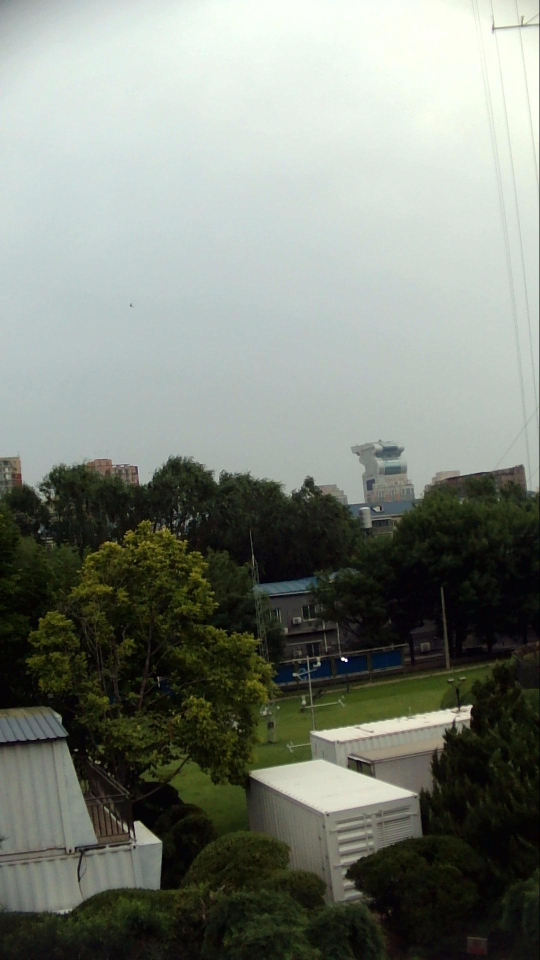
#> input picture imgs/Beijing_20190530051212642_PM=22.jpg, 1080 x 1920 px (shown at 1/2 size); its folder holds only this picture in this run
$ python -i dcp.py   (imports and definitions only)
#> lines starting #> are read from the running program, lines starting #| are printed output that depends on the picture
"""https://github.com/He-Zhang/image_dehaze"""
import os
import cv2
import PIL
from PIL import Image, ImageOps
import numpy as np


# opencv crop ----------------------------------------------
cropping = False
x_start, y_start, x_end, y_end = 0, 0, 0, 0
oriImage = None
rois = []


# [35 lines left out: functions mouse_crop, SaturationMap, CAPMap, not called in this run]


def DarkChannel(im, win=15):
    """ 求暗通道图
    :param im: 输入 3 通道图
    :param win: 图像腐蚀窗口, [win x win]
    :return: 暗通道图
    """
#> called with win = 15
    if isinstance(im, PIL.Image.Image):
        im = cv2.cvtColor(np.asarray(im), cv2.COLOR_RGB2BGR)

    b, g, r = cv2.split(im)
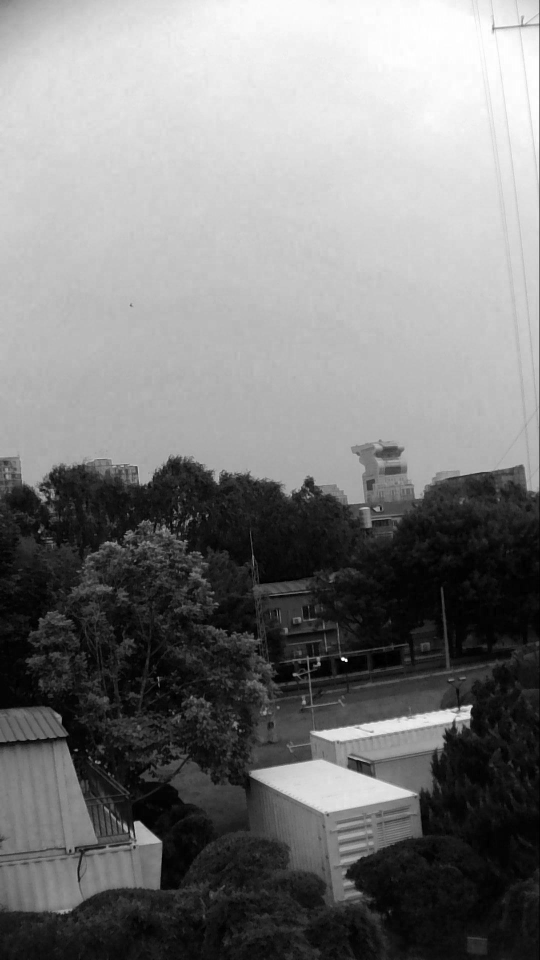
#> b: shape (1920, 1080) (shown at 1/2 size); min 0, max 255, mean 124.5
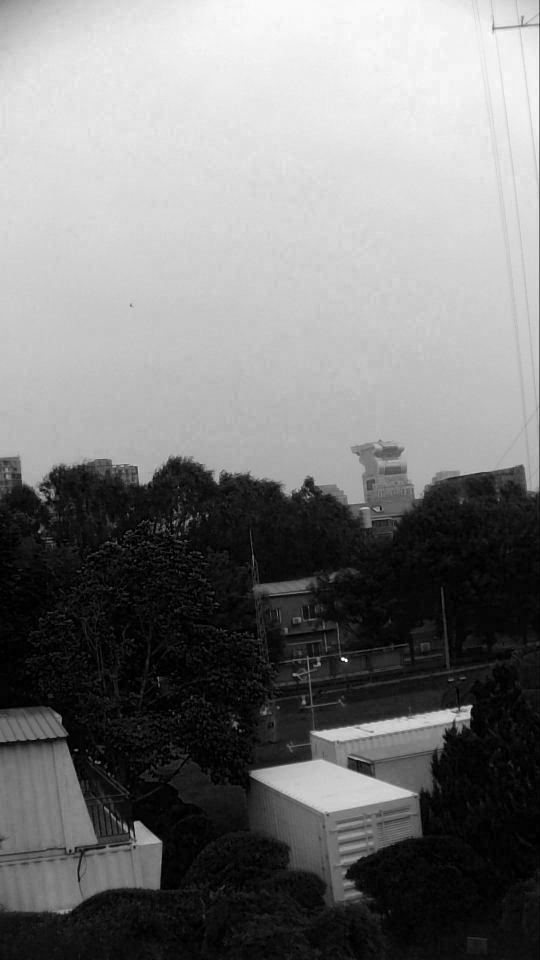
#> r: shape (1920, 1080) (shown at 1/2 size); min 0, max 255, mean 121
    dc = cv2.min(cv2.min(r, g), b)
    kernel = cv2.getStructuringElement(cv2.MORPH_RECT, (win, win))  # 结构元素
    dark = cv2.erode(dc, kernel)                                    # 腐蚀操作
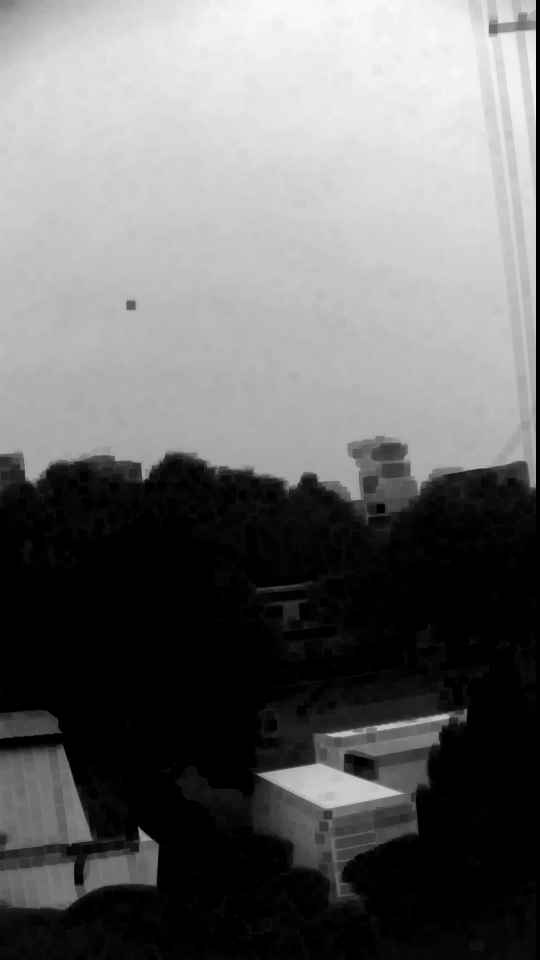
#> dark: shape (1920, 1080) (shown at 1/2 size); min 0, max 249, mean 106.7
    return Image.fromarray(dark, mode='L')


# [22 lines left out: functions ShowImage, cropImage, not called in this run]


# [36 lines not run here, left out]

>>> import cv2
>>> picture = cv2.cvtColor(cv2.imread('../imgs/Beijing_20190530051212642_PM=22.jpg'), cv2.COLOR_BGR2RGB)
>>> result = DarkChannel(picture)

$ run again, on imgs/Beijing_20191209132043910_PM=186.jpg
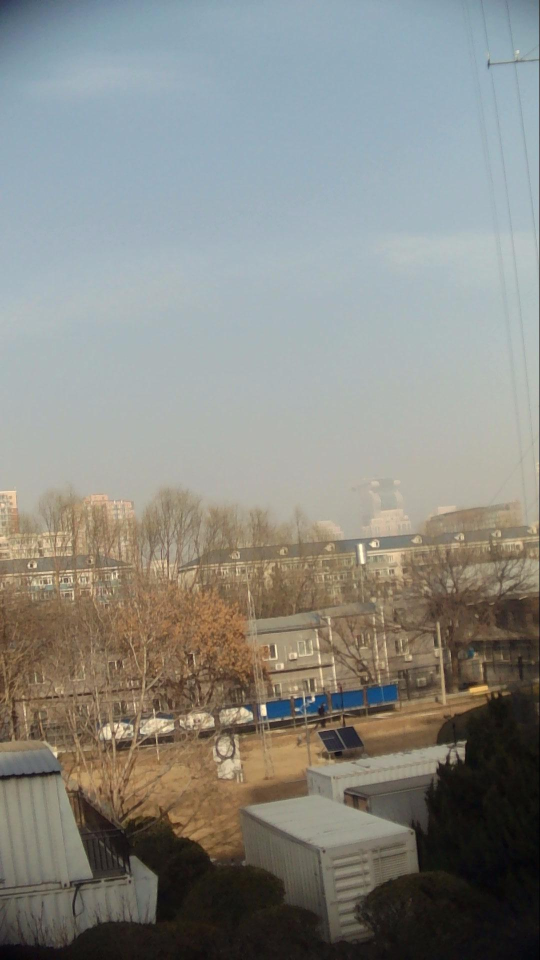
#> input picture imgs/Beijing_20191209132043910_PM=186.jpg, 1080 x 1920 px (shown at 1/2 size)
#> in DarkChannel, `b, g, r = cv2.split(im)`:
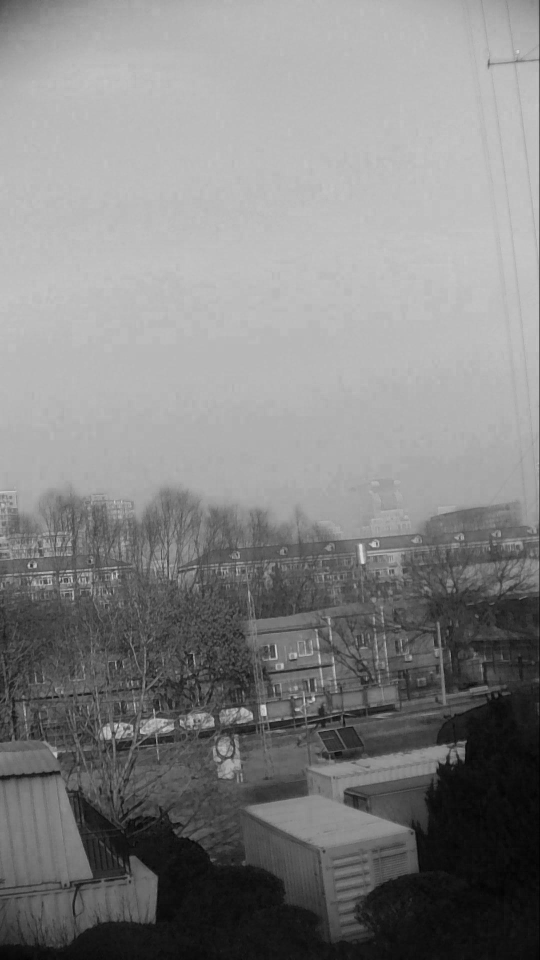
#> r: shape (1920, 1080) (shown at 1/2 size); min 0, max 225, mean 131.6
#> in DarkChannel, `dark = cv2.erode(dc, kernel)`:
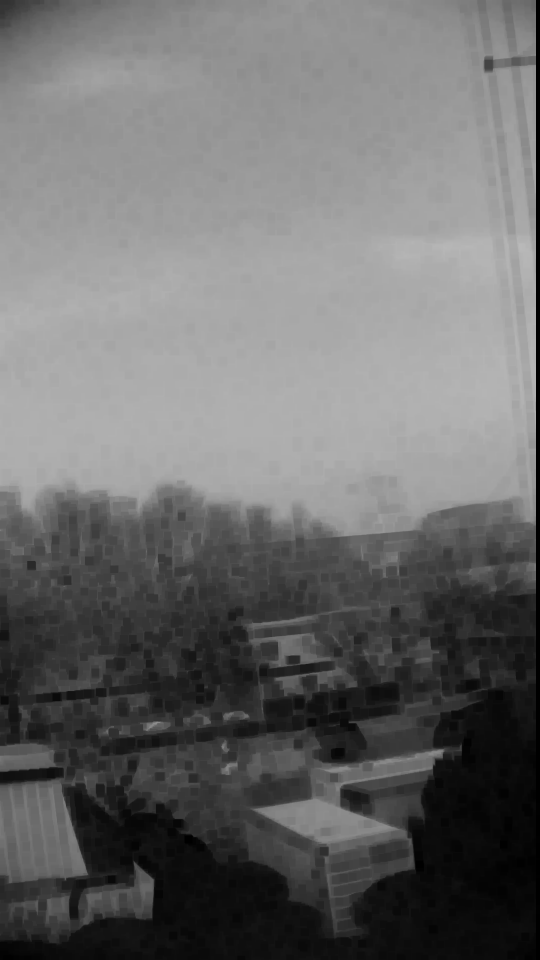
#> dark: shape (1920, 1080) (shown at 1/2 size); min 0, max 185, mean 107.6

$ run again, on imgs/p18_80.jpg
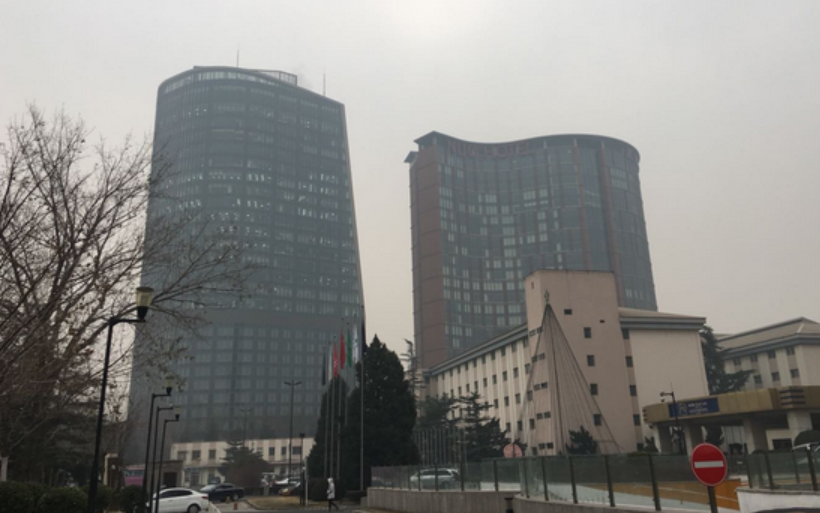
#> input picture imgs/p18_80.jpg, 820 x 513 px
#> in DarkChannel, `b, g, r = cv2.split(im)`:
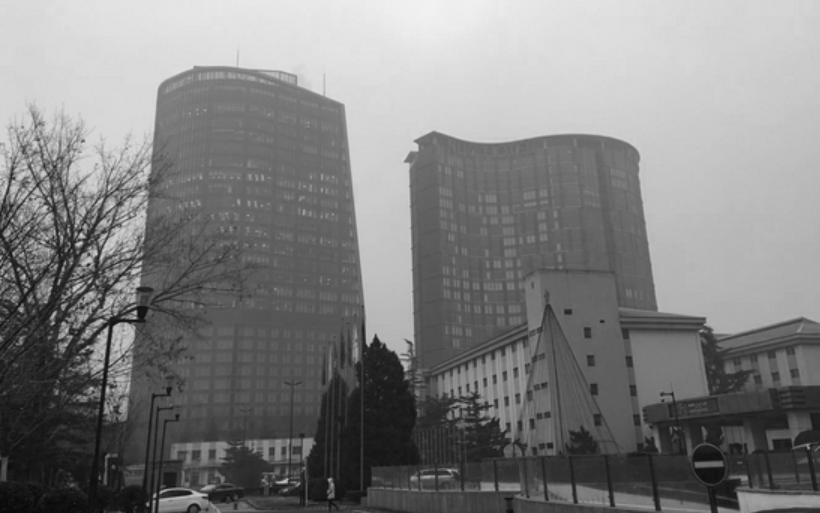
#> r: shape (513, 820); min 7, max 242, mean 127.8
#> in DarkChannel, `dark = cv2.erode(dc, kernel)`:
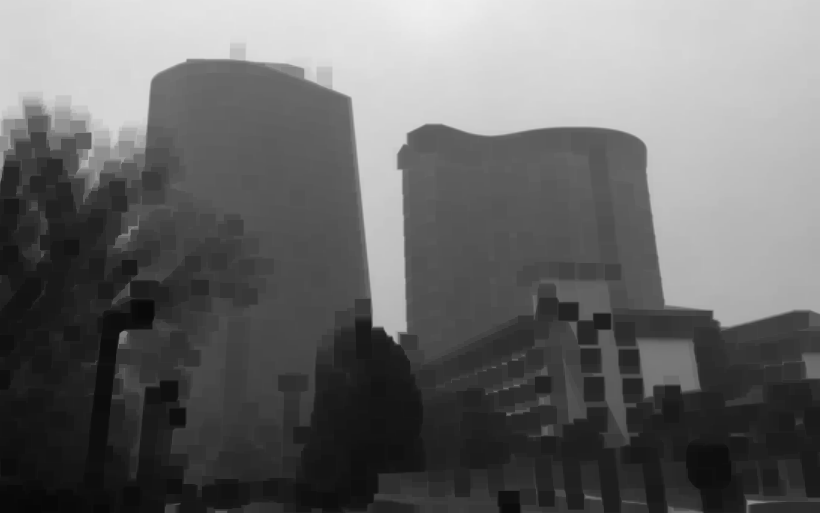
#> dark: shape (513, 820); min 7, max 240, mean 104.6
